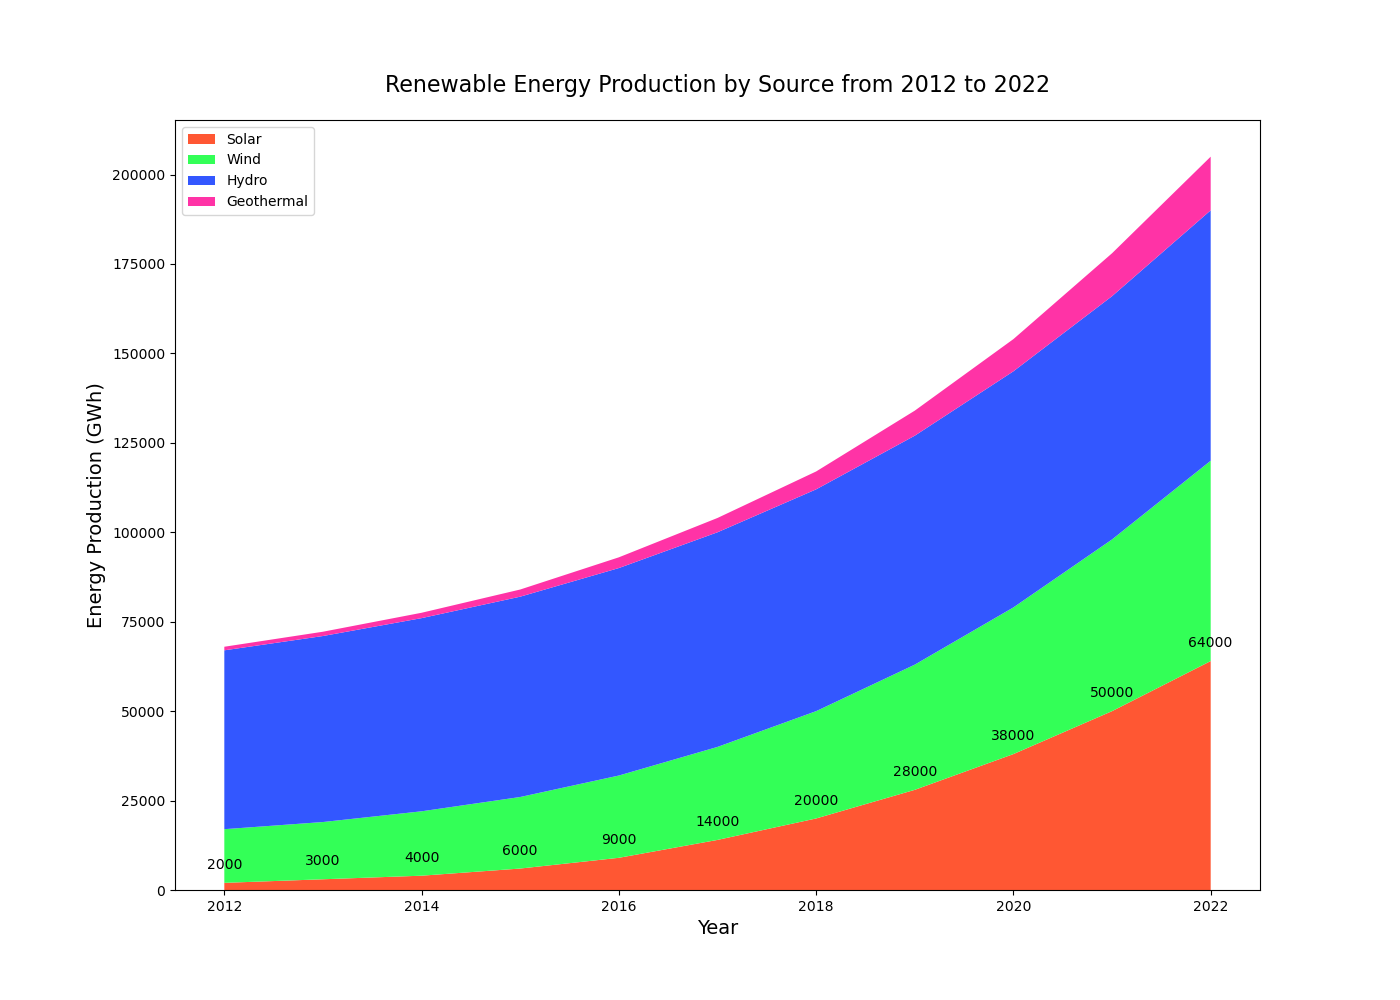

Reproduce this figure in Python.

import matplotlib.pyplot as plt

# Data for stacked area chart
years = range(2012, 2023)
solar = [2000, 3000, 4000, 6000, 9000, 14000, 20000, 28000, 38000, 50000, 64000]
wind = [15000, 16000, 18000, 20000, 23000, 26000, 30000, 35000, 41000, 48000, 56000]
hydro = [50000, 52000, 54000, 56000, 58000, 60000, 62000, 64000, 66000, 68000, 70000]
geothermal = [1000, 1200, 1500, 2000, 3000, 4000, 5000, 7000, 9000, 12000, 15000]

# Plot
plt.figure(figsize=(14, 10))
plt.stackplot(years, solar, wind, hydro, geothermal, 
              colors=['#FF5733', '#33FF57', '#3357FF', '#FF33A6'])

# Customize the plot
plt.title('Renewable Energy Production by Source from 2012 to 2022', fontsize=16, pad=20)
plt.xlabel('Year', fontsize=14)
plt.ylabel('Energy Production (GWh)', fontsize=14)
plt.legend(['Solar', 'Wind', 'Hydro', 'Geothermal'], loc='upper left')

# Annotation
for i, y in enumerate(years):
    plt.annotate(f'{solar[i]}', (y, solar[i]), textcoords="offset points", xytext=(0,10), ha='center')

plt.show()
